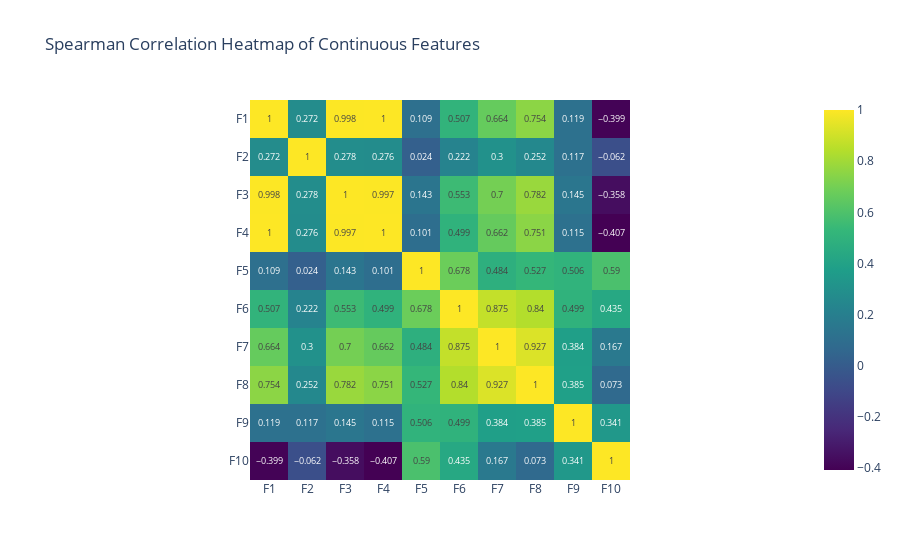

The code cell stored with this chart in its notebook:
### Code cell
# correlation heatmap
spearman_correlation_matrix = eda.correlations(sample_df, type="spearman", printout="heatmap")

### Figure 1 — Plotly figure (JSON) as saved in the notebook; plotly's stock layout.template omitted (floating-point values rounded to 4 significant figures)
{"data": [{"coloraxis": "coloraxis", "hovertemplate": "x: %{x}<br>y: %{y}<br>color: %{z}<extra></extra>", "name": "0", "texttemplate": "%{z}", "type": "heatmap", "x": ["F1", "F2", "F3", "F4", "F5", "F6", "F7", "F8", "F9", "F10"], "xaxis": "x", "y": ["F1", "F2", "F3", "F4", "F5", "F6", "F7", "F8", "F9", "F10"], "yaxis": "y", "z": [[1, 0.272, 0.998, 1, 0.109, 0.507, 0.664, 0.754, 0.119, -0.399], [0.272, 1, 0.278, 0.276, 0.024, 0.222, 0.3, 0.252, 0.117, -0.062], [0.998, 0.278, 1, 0.997, 0.143, 0.553, 0.7, 0.782, 0.145, -0.358], [1, 0.276, 0.997, 1, 0.101, 0.499, 0.662, 0.751, 0.115, -0.407], [0.109, 0.024, 0.143, 0.101, 1, 0.678, 0.484, 0.527, 0.506, 0.59], [0.507, 0.222, 0.553, 0.499, 0.678, 1, 0.875, 0.84, 0.499, 0.435], [0.664, 0.3, 0.7, 0.662, 0.484, 0.875, 1, 0.927, 0.384, 0.167], [0.754, 0.252, 0.782, 0.751, 0.527, 0.84, 0.927, 1, 0.385, 0.073], [0.119, 0.117, 0.145, 0.115, 0.506, 0.499, 0.384, 0.385, 1, 0.341], [-0.399, -0.062, -0.358, -0.407, 0.59, 0.435, 0.167, 0.073, 0.341, 1]]}], "layout": {"coloraxis": {"colorscale": [[0, "#440154"], [0.1111, "#482878"], [0.2222, "#3e4989"], [0.3333, "#31688e"], [0.4444, "#26828e"], [0.5556, "#1f9e89"], [0.6667, "#35b779"], [0.7778, "#6ece58"], [0.8889, "#b5de2b"], [1, "#fde725"]]}, "title": {"text": "Spearman Correlation Heatmap of Continuous Features"}, "xaxis": {"anchor": "y", "constrain": "domain", "domain": [0, 1], "scaleanchor": "y"}, "yaxis": {"anchor": "x", "autorange": "reversed", "constrain": "domain", "domain": [0, 1]}}}
